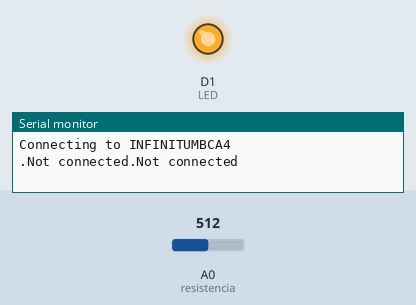
This sketch was run on a simulated ESP8266 (NodeMCU). On the bench: output pins drawn as LEDs (lit = HIGH), the last lines printed to the serial monitor. The test bench sets the inputs (shaded band); at power-on: A0 (resistencia) = 512. WiFi joins after 1.5 s; servers stay silent unless stated; uploads are accepted with an empty reply.

Above: at 1.7 s.
3.4 s: A0 (resistencia) set to 114
At 4.8 s:
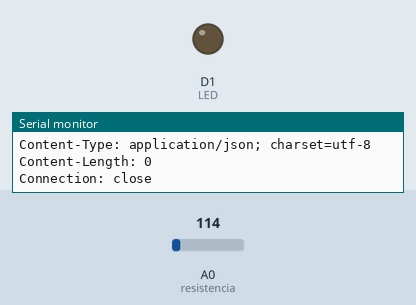
7.2 s: A0 (resistencia) set to 97
Timing chart, 0 to 10.2 s (numbered marks = the images above; inputs shaded):
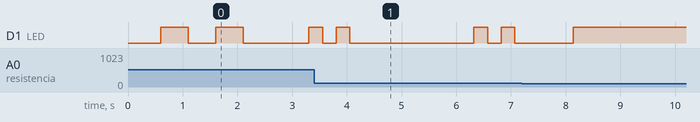

The sketch:

ConexionLaserWeb-Elizabeth.ino
```cpp
// Conexion laser Elizabeth

#include <ESP8266WiFi.h>
#define LED D1 // Led in NodeMCU at pin GPIO16 (D0).

#define resistencia A0

//ELIZABETH
const char* ssid1 = "INFINITUMBCA4";
const char* password1 = "1g589018077";

//CASA
const char* ssid2 = "JustInternet";
const char* password2 = "thePassword";

const char* host = "uruguay25.mx";

int count = 0;

// Create an instance of the server
// specify the port to listen on as an argument

void setup() {
    Serial.begin(115200);
    delay(100);

    pinMode(LED, OUTPUT);     // Initialize the LED_BUILTIN pin as an output
    // Connect to WiFi network
    Serial.println();
    Serial.println();
    Serial.print("Connecting to ");
    Serial.println(ssid1);

    WiFi.begin(ssid1, password1);

    while (WiFi.status() != WL_CONNECTED) {
      delay(500);
      Serial.print(".");
      Serial.print("Not connected");

      digitalWrite(LED, HIGH);
      delay(500);
      digitalWrite(LED, LOW);
    }
    Serial.println("");
    Serial.println("WiFi connected");

    Serial.println("IP address: ");
    Serial.println(WiFi.localIP());

    Serial.print("Netmask: ");
    Serial.println(WiFi.subnetMask());

    Serial.print("Gateway: ");
    Serial.println(WiFi.gatewayIP());
}

void loop() {

  int sensorValue = analogRead(resistencia);   // read the input on analog pin 0
  float voltage = sensorValue * (5.0 / 1023.0);   // Convert the analog reading (which goes from 0 - 1023) to a voltage (0 - 5V)

  //Serial.println(voltage);
  if(voltage > .50){
    digitalWrite(LED_BUILTIN, LOW);
    Serial.println("HIGH");
    count ++;
    Serial.println(count);
    delay(1000);

    Serial.print("connecting to ");
    Serial.println(host);

    WiFiClient client;
    const int httpPort = 80;
    if (!client.connect(host, httpPort)) {
      Serial.println("connection failed");
      return;
    }

    String url = "/apiUruguay/sensor3/insert.php?info1=" + String(count);
    Serial.print("Requesting URL: ");
    Serial.println(url);

    client.print(String("GET ") + url + " HTTP/1.1\r\n" +
                "Host: " + host + "\r\n" +
                "Connection: close\r\n\r\n");

    digitalWrite(LED, HIGH);
    delay(250);
    digitalWrite(LED, LOW);
    delay(250);
    digitalWrite(LED, HIGH);
    delay(250);
    digitalWrite(LED, LOW);

    while(client.available()){
      String line = client.readStringUntil('\r');
      Serial.print(line);
    }

    Serial.println();
    Serial.println("closing connection");
    }
  else{
    digitalWrite(LED, HIGH);
  }
}
```
